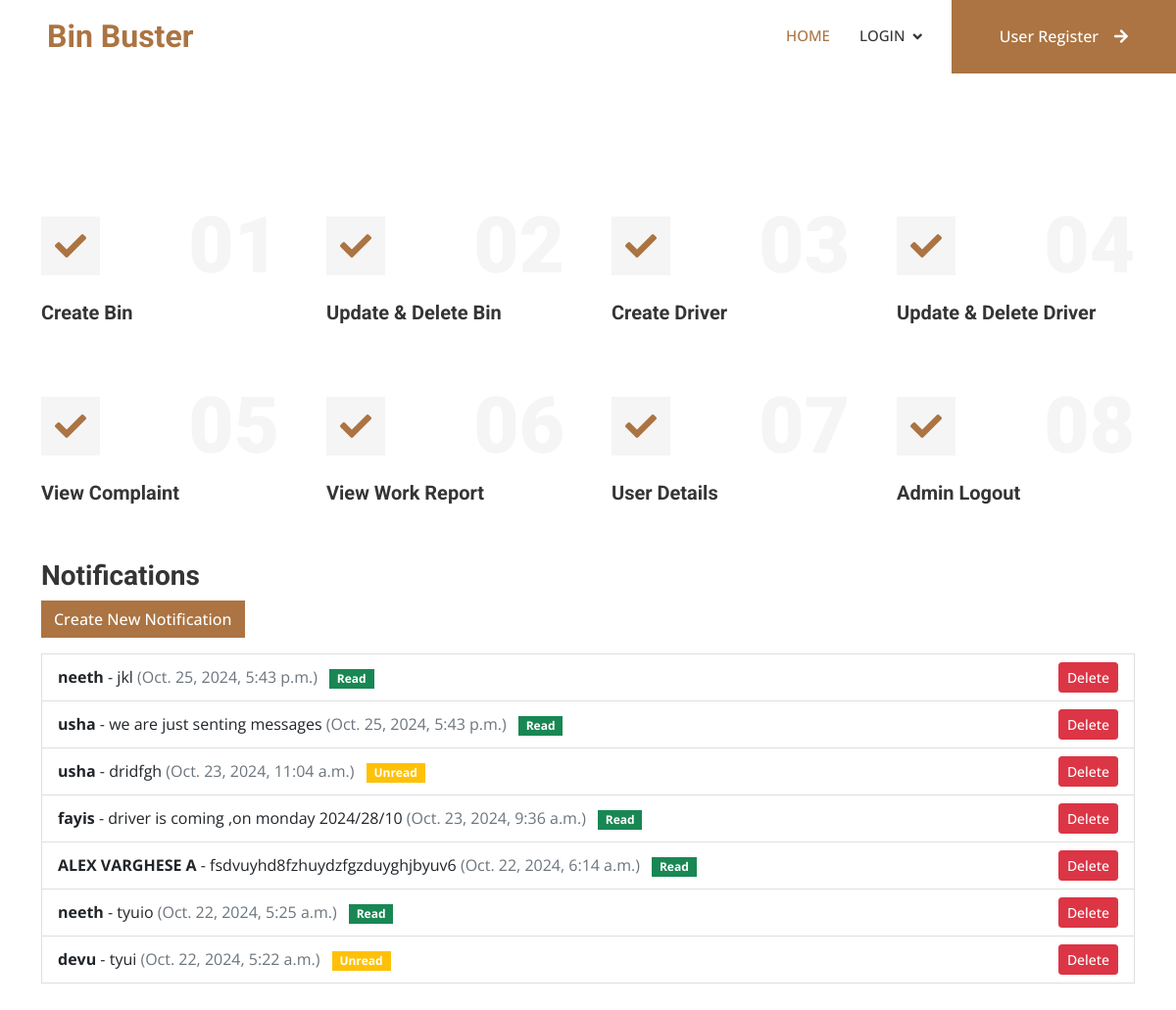
The page /admin2 on the database its author committed.
### garbageapp/models.py (models this page shows, shortened)
class Notification(models.Model):
    user = models.ForeignKey(userreg, on_delete=models.CASCADE)  # Link to userreg model
    message = models.TextField()
    timestamp = models.DateTimeField(auto_now_add=True)
    is_read = models.BooleanField(default=False)

class userreg(models.Model):
    username=models.CharField(max_length=25)
    password=models.CharField(max_length=25)
    email=models.CharField(max_length=25)
    phone=models.CharField(max_length=25)

### garbageapp/views.py (the view)
# urls.py: path('admin2',views.admin2,name="admin2"),
def admin2(request):
    notifications = Notification.objects.all().order_by('-timestamp')
    return render(request,"adminpage.html", {'notifications': notifications})

### templates/adminpage.html (shortened to what this page needs)
{% extends 'base.html' %}
{% block body %}
<div class="container-xxl py-5" style="margin-top: 80px;">
    <div class="container">
        <div class="row g-5">
            <div class="col-md-6 col-lg-3 wow fadeIn" data-wow-delay="0.1s">
                <div class="d-flex align-items-center justify-content-between mb-2">
                    <div class="d-flex align-items-center justify-content-center bg-light" style="width: 60px; height: 60px;">
                        <i class="fa fa-check fa-2x text-primary"></i>
                    </div>
                    <h1 class="display-1 text-light mb-0">01</h1>
                </div>
                <a href="{% url 'createbin' %}"><h5>Create Bin</h5></a>
            </div>
            <div class="col-md-6 col-lg-3 wow fadeIn" data-wow-delay="0.1s">
                <div class="d-flex align-items-center justify-content-between mb-2">
                    <div class="d-flex align-items-center justify-content-center bg-light" style="width: 60px; height: 60px;">
                        <i class="fa fa-check fa-2x text-primary"></i>
                    </div>
                    <h1 class="display-1 text-light mb-0">02</h1>
                </div>
                <a href="{% url 'updatebin' %}"><h5>Update & Delete Bin</h5></a>
            </div>
            <div class="col-md-6 col-lg-3 wow fadeIn" data-wow-delay="0.3s">
                <div class="d-flex align-items-center justify-content-between mb-2">
                    <div class="d-flex align-items-center justify-content-center bg-light" style="width: 60px; height: 60px;">
                        <i class="fa fa-check fa-2x text-primary"></i>
                    </div>
                    <h1 class="display-1 text-light mb-0">03</h1>
                </div>
                <a href="{% url 'createdriver' %}"><h5>Create Driver</h5></a>
            </div>
            <div class="col-md-6 col-lg-3 wow fadeIn" data-wow-delay="0.5s">
                <div class="d-flex align-items-center justify-content-between mb-2">
                    <div class="d-flex align-items-center justify-content-center bg-light" style="width: 60px; height: 60px;">
                        <i class="fa fa-check fa-2x text-primary"></i>
                    </div>
                    <h1 class="display-1 text-light mb-0">04</h1>
                </div>
                <a href="{% url 'updatedriver' %}"><h5>Update & Delete Driver</h5></a>
            </div>
            <div class="col-md-6 col-lg-3 wow fadeIn" data-wow-delay="0.7s">
                <div class="d-flex align-items-center justify-content-between mb-2">
                    <div class="d-flex align-items-center justify-content-center bg-light" style="width: 60px; height: 60px;">
                        <i class="fa fa-check fa-2x text-primary"></i>
                    </div>
                    <h1 class="display-1 text-light mb-0">05</h1>
                </div>
                <a href="{% url 'viewcomplaint' %}"><h5>View Complaint</h5></a>
            </div>
            <div class="col-md-6 col-lg-3 wow fadeIn" data-wow-delay="0.7s">
                <div class="d-flex align-items-center justify-content-between mb-2">
                    <div class="d-flex align-items-center justify-content-center bg-light" style="width: 60px; height: 60px;">
                        <i class="fa fa-check fa-2x text-primary"></i>
                    </div>
                    <h1 class="display-1 text-light mb-0">06</h1>
                </div>
                <a href="{% url 'workreport' %}"><h5>View Work Report</h5></a>
            </div>
            <div class="col-md-6 col-lg-3 wow fadeIn" data-wow-delay="0.7s">
                <div class="d-flex align-items-center justify-content-between mb-2">
                    <div class="d-flex align-items-center justify-content-center bg-light" style="width: 60px; height: 60px;">
                        <i class="fa fa-check fa-2x text-primary"></i>
                    </div>
                    <h1 class="display-1 text-light mb-0">07</h1>
                </div>
                <a href="{% url 'userdetails' %}"><h5>User Details</h5></a>
            </div>
            <div class="col-md-6 col-lg-3 wow fadeIn" data-wow-delay="0.7s">
                <div class="d-flex align-items-center justify-content-between mb-2">
                    <div class="d-flex align-items-center justify-content-center bg-light" style="width: 60px; height: 60px;">
                        <i class="fa fa-check fa-2x text-primary"></i>
                    </div>
                    <h1 class="display-1 text-light mb-0">08</h1>
                </div>
                <a href="{% url 'adminlogout' %}"><h5>Admin Logout</h5></a>
            </div>
        </div>
        <div class="row mt-5">
            <h3>Notifications</h3>
            <div class="col-md-12">
                <a href="{% url 'admin_send_notification' %}" class="btn btn-primary mb-3">Create New Notification</a>
                <ul class="list-group">
                    {% for notification in notifications %}
                        <li class="list-group-item d-flex justify-content-between align-items-center">
                            <div>
                                <strong>{{ notification.user.username }}</strong> - {{ notification.message }}
                                <span class="text-muted">({{ notification.timestamp }})</span>
                                {% if notification.is_read %}
                                    <span class="badge bg-success ms-2">Read</span>
                                {% else %}
                                    <span class="badge bg-warning ms-2">Unread</span>
                                {% endif %}
                            </div>
                            <form action="{% url 'delete_notification_Admin' notification.id %}" method="POST" style="display:inline;">
                                <button type="submit" class="btn btn-danger btn-sm">Delete</button>
                            </form>
                        </li>
                    {% empty %}
                        <li class="list-group-item">No notifications available</li>
                    {% endfor %}
                </ul>
            </div>
        </div>
    </div>
</div>
{% endblock %}

### templates/base.html (shortened to what this page needs)
<!DOCTYPE html>
<html lang="en">
<head>
    <link href="https://cdnjs.cloudflare.com/ajax/libs/font-awesome/5.10.0/css/all.min.css" rel="stylesheet">
    <link href="https://cdn.jsdelivr.net/npm/bootstrap-icons@1.4.1/font/bootstrap-icons.css" rel="stylesheet">
    <link href="/static/lib/animate/animate.min.css" rel="stylesheet">
    <link href="/static/lib/owlcarousel/assets/owl.carousel.min.css" rel="stylesheet">
    <link href="/static/lib/lightbox/css/lightbox.min.css" rel="stylesheet">
    <link href="/static/css/bootstrap.min.css" rel="stylesheet">
    <link href="/static/css/style.css" rel="stylesheet">
</head>
<body>
    <nav class="navbar navbar-expand-lg bg-white navbar-light sticky-top p-0">
        <a href="/" class="navbar-brand d-flex align-items-center px-4 px-lg-5">
            <h2 class="m-0 text-primary">Bin Buster </h2>
        </a>
        <div class="collapse navbar-collapse" id="navbarCollapse">
            <div class="navbar-nav ms-auto p-4 p-lg-0">
                <a href="/" class="nav-item nav-link active">Home</a>
                {% if current_user %}
                <a href="{% url 'logout' %}" class="nav-item nav-link">Logout</a>
                {% else %}
                <div class="nav-item dropdown">
                    <a href="#" class="nav-link dropdown-toggle" data-bs-toggle="dropdown">Login</a>
                </div>
                {% endif %}
            </div>
            <a href="{% url 'userregister' %}" class="btn btn-primary py-4 px-lg-5 d-none d-lg-block">User Register<i class="fa fa-arrow-right ms-3"></i></a>
        </div>
    </nav>
{% block body %}{% endblock %}
</body>
</html>

### static/css/style.css (style rules this page uses)
:root { --primary: #AB7442; --light: #F5F5F5; --dark: #353535; }
.btn { font-weight: 500; transition: .5s; }
.btn.btn-primary, .btn.btn-secondary { color: #FFFFFF; }
.navbar .dropdown-toggle::after { border: none; content: "\f107"; font-family: "Font Awesome 5 Free"; font-weight: 900; vertical-align: middle; margin-left: 8px; }
.navbar-light .navbar-nav .nav-link { margin-right: 30px; padding: 25px 0; color: #FFFFFF; font-size: 15px; font-weight: 500; text-transform: uppercase; outline: none; }
.navbar-light .navbar-nav .nav-link:hover, .navbar-light .navbar-nav .nav-link.active { color: var(--primary); }
.navbar-light .navbar-brand, .navbar-light a.btn { height: 75px; }
.navbar-light .navbar-nav .nav-link { color: var(--dark); font-weight: 500; }
.navbar-light.sticky-top { top: -100px; transition: .5s; }

### rows shown on the page
Notification: user.username "neeth", message "jkl", timestamp "Oct. 25, 2024, 5:43 p.m.", is_read "Read"
Notification: user.username "usha", message "we are just senting messages", timestamp "Oct. 25, 2024, 5:43 p.m.", is_read "Read"
Notification: user.username "usha", message "dridfgh", timestamp "Oct. 23, 2024, 11:04 a.m.", is_read "Unread"
Notification: user.username "fayis", message "driver is coming ,on monday 2024/28/10", timestamp "Oct. 23, 2024, 9:36 a.m.", is_read "Read"
Notification: user.username "ALEX VARGHESE A", message "fsdvuyhd8fzhuydzfgzduyghjbyuv6", timestamp "Oct. 22, 2024, 6:14 a.m.", is_read "Read"
Notification: user.username "neeth", message "tyuio", timestamp "Oct. 22, 2024, 5:25 a.m.", is_read "Read"
Notification: user.username "devu", message "tyui", timestamp "Oct. 22, 2024, 5:22 a.m.", is_read "Unread"
